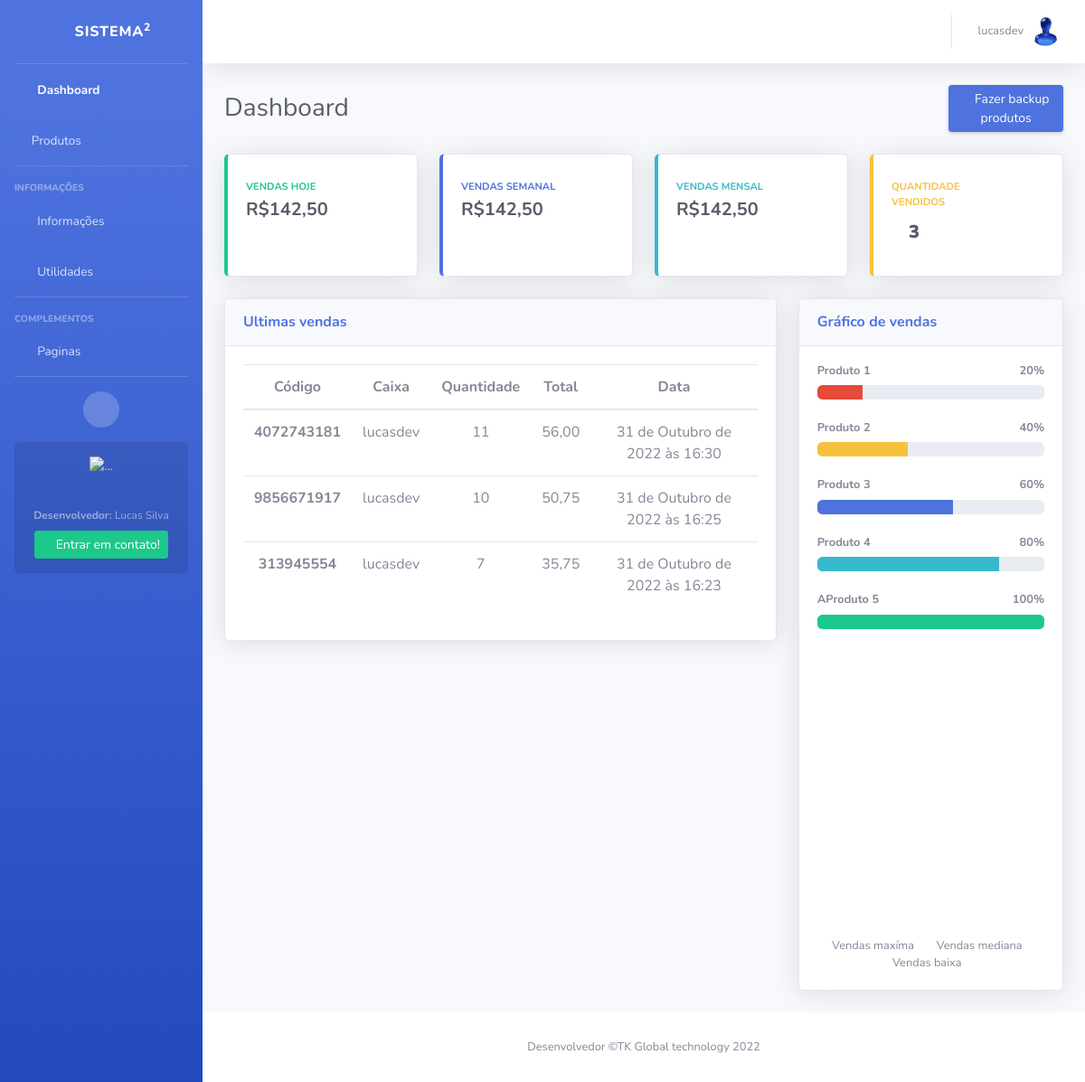
The app's page / (signed in) with its own data.
### apps/users/models/user_model.py (models this page shows, shortened)
class ProfileUser(models.Model):
    user = models.OneToOneField(User, on_delete=models.CASCADE)
    idade = models.IntegerField(null=True, blank=True, default=0, db_column='idade')
    cidade = models.CharField(max_length=20, null=True, blank=True, db_column='cidade')
    contato = models.CharField(max_length=11, null=True, blank=True, db_column='contato')
    endereco = models.CharField(max_length=20, null=True, blank=True, db_column='endereco')
    numero_casa = models.IntegerField(null=True, blank=True, db_column='numero_casa')
    data_nascimento = models.DateField(null=True, blank=True, db_column='data_nascimento')
    imagem_perfil = models.ImageField(default='usuario.png', upload_to=upload_to, null=True, blank=True, db_column='imagem_perfil')
    data_cadastro = models.DateTimeField(auto_now_add=True, db_column='data_cadastro')
    data_update = models.DateTimeField(auto_now=True, db_column='data_update')
    class Meta:
        db_table = 'profile_user'
        verbose_name = 'Perfil'
        verbose_name_plural = 'Perfis'

### apps/sales_products/models/sales.py (models this page shows, shortened)
class SellProduct(models.Model):
    code_sale = models.IntegerField(default=generate_id, editable=False)
    sold_by = models.ForeignKey(User, on_delete=models.CASCADE)
    cart_product = models.ForeignKey(Cart, on_delete=models.CASCADE, null=True, blank=True)
    quantity = models.IntegerField(default=1, null=True, blank=True)
    amount = models.DecimalField(decimal_places=2, max_digits=9, null=True, blank=True, editable=False)
    date_sale = models.DateTimeField(auto_now_add=True)
    class Meta:
        db_table = 'sales'
        verbose_name = 'Produtos vendidos'
        verbose_name_plural = 'Produtos vendidos'
        ordering = ('-date_sale',)

### apps/core/views/home.py (the view)
# urls.py: path('', HomeView.as_view(), name='home'),
class HomeView(LoginRequiredMixin, TemplateView):
    template_name = 'index.html'
    redirect_field_name = 'login'
    def get(self, request):
        sell_month = SellProduct.objects.all()
        all_amount = 0
        day_amount = 0
        week_amount = 0
        month_amount = 0
        quantity = 0
        hoje = datetime.utcnow().replace(tzinfo=utc)
        semana = datetime.utcnow().replace(tzinfo=utc) - timedelta(days=7)
        day = SellProduct.objects.filter(date_sale__range = [semana, hoje])
        for x in day:
            if x.amount:
                week_amount += x.amount
            else:
                week_amount = 0
            if x.date_sale.day == hoje.day :
                day_amount += x.amount
            print(day_amount, day_amount)
        for sell_product in sell_month:
            all_amount += sell_product.amount
            quantity += sell_product.cart_product.quantity
            if sell_product.date_sale.month > 0 and sell_product.date_sale.month < 31:
                month_amount += sell_product.amount
        context = {
            'day': day_amount,
            'month': month_amount,
            'week': week_amount,
            'amount_all': all_amount,
            'quantity': quantity,
            'sell_products': sell_month[:10]
        }
        return render(request, self.template_name, context)

### apps/core/templates/index.html (shortened to what this page needs)
{% extends 'base.html' %}
{% load static %}
{% block body %}
<div class="container-fluid">
    <div class="d-sm-flex align-items-center justify-content-between mb-4">
        <h1 class="h3 mb-0 text-gray-800">Dashboard</h1>
        <a href="{% url 'backup_products' %}" class="d-none d-sm-inline-block btn btn-sm btn-primary shadow-sm"><i
                class="fas fa-download fa-sm text-white-50"></i> Fazer backup produtos</a>
    </div>
    <div class="row">
        <div class="col-xl-3 col-md-6 mb-4">
            <div class="card border-left-success shadow h-100 py-2">
                <div class="card-body">
                    <div class="row no-gutters align-items-center">
                        <div class="col mr-2">
                            <div class="text-xs font-weight-bold text-success text-uppercase mb-1">
                                Vendas Hoje</div>
                            <div class="h5 mb-0 font-weight-bold text-gray-800">R${{ day }}</div>
                        </div>
                        <div class="col-auto">
                            <i class="fas fa-dollar-sign fa-2x text-gray-300"></i>
                        </div>
                    </div>
                </div>
            </div>
        </div>
        <div class="col-xl-3 col-md-6 mb-4">
            <div class="card border-left-primary shadow h-100 py-2">
                <div class="card-body">
                    <div class="row no-gutters align-items-center">
                        <div class="col mr-2">
                            <div class="text-xs font-weight-bold text-primary text-uppercase mb-1">
                                Vendas Semanal</div>
                            <div class="h5 mb-0 font-weight-bold text-gray-800">R${{ week }}</div>
                        </div>
                        <div class="col-auto">
                            <i class="fas fa-calendar fa-2x text-gray-300"></i>
                        </div>
                    </div>
                </div>
            </div>
        </div>
        <div class="col-xl-3 col-md-6 mb-4">
            <div class="card border-left-info shadow h-100 py-2">
                <div class="card-body">
                    <div class="row no-gutters align-items-center">
                        <div class="col mr-2">
                            <div class="text-xs font-weight-bold text-info text-uppercase mb-1">
                                Vendas Mensal</div>
                            <div class="h5 mb-0 font-weight-bold text-gray-800">R${{ month }}</div>
                        </div>
                        <div class="col-auto">
                            <i class="fas fa-calendar fa-2x text-gray-300"></i>
                        </div>
                    </div>
                </div>
            </div>
        </div>
        <div class="col-xl-3 col-md-6 mb-4">
            <div class="card border-left-warning shadow h-100 py-2">
                <div class="card-body">
                    <div class="row no-gutters align-items-center">
                        <div class="col mr-2">
                            <div class="text-xs font-weight-bold text-warning text-uppercase mb-1">
                                Quantidade vendidos</div>
                            <div class="h5 mb-0 font-weight-bold text-gray-800">
                                <span class="fa-stack">
                                    <span class="far fa-circle fa-stack-2x"></span>
                                    <strong class="fa-stack-1x">
                                        {{quantity}}
                                    </strong>
                                </span>
                            </div>
                        </div>
                        <div class="col-auto">
                            <i class="fas fa-plus-square fa-2x text-gray-300"></i>
                        </div>
                    </div>
                </div>
            </div>
        </div>
    </div>
    <div class="row">
        <div class="col-xl-8 col-lg-7">
            <div class="card shadow mb-4">
                <div
                    class="card-header py-3 d-flex flex-row align-items-center justify-content-between">
                    <h6 class="m-0 font-weight-bold text-primary">Ultimas vendas</h6>
                    <div class="dropdown no-arrow">
                        <a class="dropdown-toggle" href="#" role="button" id="dropdownMenuLink"
                            data-toggle="dropdown" aria-haspopup="true" aria-expanded="false">
                            <i class="fas fa-ellipsis-v fa-sm fa-fw text-gray-400"></i>
                        </a>
                    </div>
                </div>
                <div class="card-body">
                    <div class="table-responsive-sm">
                        <table class="table table-hover">
                            <thead>
                              <tr  class="text-center">
                                <th scope="col">Código</th>
                                <th scope="col">Caixa</th>
                                <th scope="col">Quantidade</th>
                                <th scope="col">Total</th>
                                <th scope="col">Data</th>
                              </tr>
                            </thead>
                            <tbody>
                            {% for sell_prod in sell_products %}
                              <tr class="text-center">
                                <th scope="row">{{sell_prod.code_sale}}</th>
                                <td>{{sell_prod.sold_by}}</td>
                                <td>{{sell_prod.quantity}}</td>
                                <td>{{sell_prod.amount}}</td>
                                <td>{{sell_prod.date_sale}}</td>
                              </tr>
                            {% endfor %}
                          </table>
                </div></div>
            </div>
        </div>
        <div class="col-xl-4 col-lg-5">
            <div class="card shadow mb-4">
                <div
                    class="card-header py-3 d-flex flex-row align-items-center justify-content-between">
                    <h6 class="m-0 font-weight-bold text-primary">Gráfico de vendas</h6>
                    <div class="dropdown no-arrow">
                        <a class="dropdown-toggle" href="#" role="button" id="dropdownMenuLink"
                            data-toggle="dropdown" aria-haspopup="true" aria-expanded="false">
                            <i class="fas fa-ellipsis-v fa-sm fa-fw text-gray-400"></i>
                        </a>
                    </div>
                </div>
                <div class="card-body">
                    <h4 class="small font-weight-bold">Produto 1 <span
                            class="float-right">20%</span></h4>
                    <div class="progress mb-4">
                        <div class="progress-bar bg-danger" role="progressbar" style="width: 20%"
                            aria-valuenow="20" aria-valuemin="0" aria-valuemax="100"></div>
                    </div>
                    <h4 class="small font-weight-bold">Produto 2 <span
                            class="float-right">40%</span></h4>
                    <div class="progress mb-4">
                        <div class="progress-bar bg-warning" role="progressbar" style="width: 40%"
                            aria-valuenow="40" aria-valuemin="0" aria-valuemax="100"></div>
                    </div>
                    <h4 class="small font-weight-bold">Produto 3 <span
                            class="float-right">60%</span></h4>
                    <div class="progress mb-4">
                        <div class="progress-bar" role="progressbar" style="width: 60%"
                            aria-valuenow="60" aria-valuemin="0" aria-valuemax="100"></div>
                    </div>
                    <h4 class="small font-weight-bold">Produto 4 <span
                            class="float-right">80%</span></h4>
                    <div class="progress mb-4">
                        <div class="progress-bar bg-info" role="progressbar" style="width: 80%"
                            aria-valuenow="80" aria-valuemin="0" aria-valuemax="100"></div>
                    </div>
                    <h4 class="small font-weight-bold">AProduto 5 <span
                            class="float-right">100%</span></h4>
                    <div class="progress">
                        <div class="progress-bar bg-success" role="progressbar" style="width: 100%"
                            aria-valuenow="100" aria-valuemin="0" aria-valuemax="100"></div>
                    </div>
                </div>
                <div class="card-body">
                    <div class="chart-pie pt-4 pb-2">
                        <canvas id="myPieChart"></canvas>
                    </div>
                    <div class="mt-4 text-center small">
                        <span class="mr-2">
                            <i class="fas fa-circle text-primary"></i> Vendas maxíma
                        </span>
                        <span class="mr-2">
                            <i class="fas fa-circle text-success"></i> Vendas mediana
                        </span>
                        <span class="mr-2">
                            <i class="fas fa-circle text-info"></i> Vendas baixa
                        </span>
                    </div>
                </div>
            </div>
        </div>
    </div>
</div>
{% endblock body %}

### templates/navbar.html (shortened to what this page needs)
<nav class="navbar navbar-expand navbar-light bg-white topbar mb-4 static-top shadow">
    <ul class="navbar-nav ml-auto">
        <li class="nav-item dropdown no-arrow">
            <a class="nav-link dropdown-toggle" href="#" id="userDropdown" role="button"data-toggle="dropdown" aria-haspopup="true" aria-expanded="false">
                <span class="mr-2 d-none d-lg-inline text-gray-600 small">
                {% if request.user.is_authenticated %}{{ request.user.username }}</span>
                    <img class="img-profile rounded-circle" src="{{ request.user.profileuser.imagem_perfil.url }}">
                {% else %}
                    Usuário deslogado
                {% endif %}
            </a>
        </li>
    </ul>
</nav>

### records on screen
SellProduct: code_sale "4072743181", sold_by "lucasdev", quantity "11", amount "56,00", date_sale "31 de Outubro de 2022 às 16:30"
SellProduct: code_sale "9856671917", sold_by "lucasdev", quantity "10", amount "50,75", date_sale "31 de Outubro de 2022 às 16:25"
SellProduct: code_sale "313945554", sold_by "lucasdev", quantity "7", amount "35,75", date_sale "31 de Outubro de 2022 às 16:23"

### other values on screen
{{ request.user.username }} "lucasdev"
{{ day }} "142,50"
{{ week }} "142,50"
{{ month }} "142,50"
{{ quantity }} "3"
